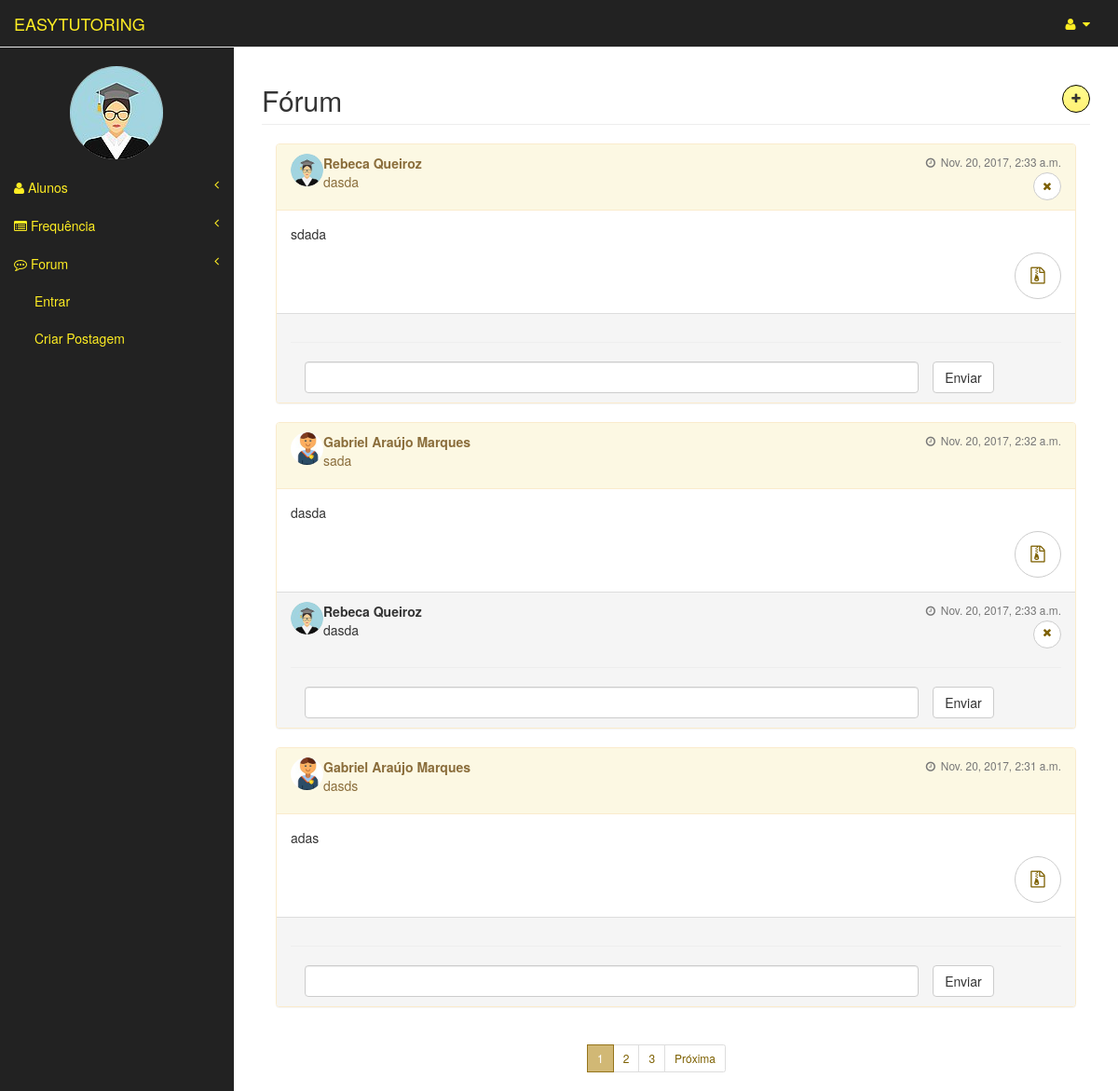
The page /forum/show/13/ (signed in) on the database as committed earlier.
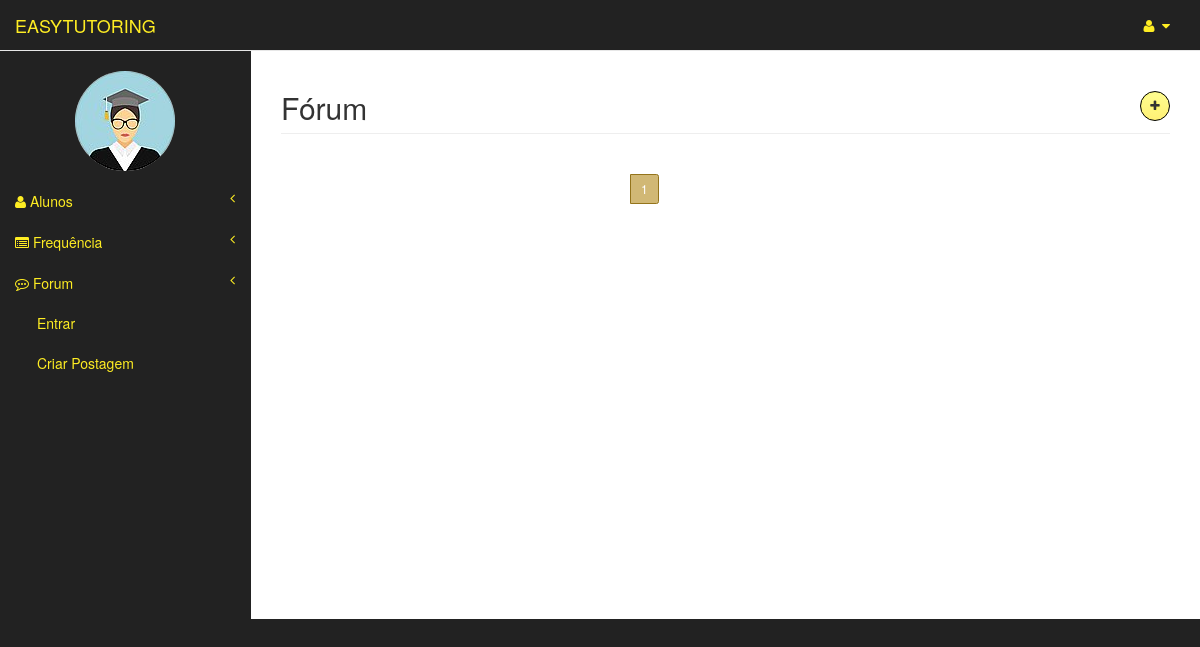
The same page on the database as committed later.
### forum/models.py (models this page shows, shortened)
class Post(models.Model):
	titulo = models.CharField(max_length=150,null=True)
	descricao = models.CharField(max_length=800,null=True)
	anexo = models.FileField(upload_to='arquivos/',null=True)
	turma = models.ForeignKey(Turma,null=True)
	date= models.DateTimeField(default=timezone.now)
	usuario = models.ForeignKey(Usuario,null=True)

class Comentario(models.Model):
	descricao = models.CharField(max_length=240)
	date= models.DateTimeField(default=timezone.now)
	usuario = models.ForeignKey(Usuario,null=True)
	post = models.ForeignKey(Post,null=True)

### usuarios/models.py (models this page shows, shortened)
class Usuario(models.Model):
	user = models.OneToOneField(User)
	matricula = models.CharField(max_length=20)
	curso = models.CharField(max_length=3)
	tipo = models.CharField(max_length=8, blank=False,null=True)
	nome_completo = models.CharField(max_length=150)
	img = models.ImageField(upload_to="img/original/", blank=True)
	thumb = ThumbnailerImageField(upload_to="img/thumb/", blank=True,null=True,resize_source=dict(size=(100, 100), sharpen=True))

### forum/views.py (the view, shortened to what this page needs)
# urls.py: url(r'^show/(?P<turma_id>[0-9]+)/$', views.show, name='show'),
def show(request,turma_id):
	user = request.user
	usuario = Usuario.objects.get(user=user)
	template = templates(request)
	turma = Turma.objects.get(pk=turma_id)
	p = Post.objects.filter(turma_id=turma).order_by('date').reverse()
	paginator = Paginator(p, 3)
	comentarios = Comentario.objects.all()
	data = datetime.now
	try:
		page = int(request.GET.get('page', '1'))
	except ValueError:
		page = 1
	try:
		posts = paginator.page(page)
	except (EmptyPage, InvalidPage):
		posts = paginator.page(paginator.num_pages)
	messages.add_message(request, messages.ERROR, 'Não foi possível cadastrar a notícia.')
	form = PostForm()
	context= {'data':data,'turma': turma,
	'usuario':usuario,
	'template': template,
	'posts':posts,
	'form':form,
	'comentarios':comentarios,
	}
	return render(request,'forum/show.html',context=context)

### forum/forms.py
class PostForm(forms.Form):
	titulo = forms.CharField(label='titulo', widget=forms.Textarea(),required=False, max_length=150)
	descricao = forms.CharField(label='descricao', widget=forms.Textarea(),required=False ,max_length=800)
	anexo = forms.FileField(label="anexo", required=True)

### forum/views.py (called while the page is built)
def templates(request):
	user = request.user
	usuario = Usuario.objects.get(user=user)
	if usuario.tipo == "tutor" :
		template = "tutor_area/turmaArea.html"
	elif usuario.tipo == "professor" :
		template = "professor_area/index.html"
	else:
		template = "aluno_area/turmaArea.html"
	return template

### templates/forum/show.html (shortened to what the changed rows need)
{% extends template %}
{% load widget_tweaks %}
{% load static %}
{% block ref %}
    <link href="{% static 'css/forum.css' %}" rel="stylesheet">
{% endblock ref %}
{% block pageHeader %}
    <h2 class="page-header">Fórum
                               <a data-toggle="modal" href="#noticia"> <button type="button" id="button" class="btn btn-default btn-circle btn-login"><i class="fa fa-plus"></i>
                            </button></a></h2>
{% endblock pageHeader %}
{% block form %}
    {% for post in posts %}
    <div id="keke">
	    <div class="col-lg-12">
	                    <div class="panel panel-warning">
	                        <div class="panel-heading">
								<span class="chat-img pull-left">
                                <img id="img" class= "img-circle" src="{{post.usuario.thumb.url}}">
                            </span>
                            <div class="chat-body clearfix">
                                <div class="header">
                                    <strong class="primary-font">{{post.usuario.nome_completo}}</strong>
                                    <small class="pull-right text-muted">
                                        <i class="fa fa-clock-o fa-fw"></i>
                                        {% if post.date.date == data.date %}
                                             Hoje às {{post.date.time}}
										{{date.today}}
                                         {% else %}
                                             {{post.date}}
                                         {% endif %}
                                    </small>
                                </div>
                                <p>
                                      {{post.titulo}}
                                   {% if usuario.id == post.usuario.id  %}
									<button style="float: right;" value="{{post.id}}" id="excluir" type="button" class="btn btn-default btn-circle"><i style="color: #7d6001" class="fa fa-times"></i>
                            		</button>
                                   {% endif %}
                                </p>
                			 </div>
	                        </div>
	                        <div class="panel-body">
								<p>{{ post.descricao }}</p>
								{% if post.anexo.url|slice:"-4:" == ".pdf"  %}
								<a id="button" href="{{ post.anexo.url }}"> <button type="button" class="btn btn-default btn-lg btn-circle"><i id="pdf" class="fa  fa-file-pdf-o "></i>
                            </button></a>
								{% elif post.anexo.url|slice:"-4:" == ".doc" or post.anexo.url|slice:"-5:" == ".docx"  %}
								    <a id="button"  href="{{ post.anexo.url }}"> <button type="button" class="btn btn-default btn-lg btn-circle"><i id="doc" class="fa  fa-file-word-o"></i>
                            </button></a>
								{% elif post.anexo.url|slice:"-5:" == ".xlsx" or post.anexo.url|slice:"-4:" == ".csv" %}
								    <a  id="button" href="{{ post.anexo.url }}"> <button type="button" class="btn btn-default btn-lg btn-circle"><i id="excell" class="fa  fa-file-excel-o
"></i>
                            </button></a>
								{% elif post.anexo.url|slice:"-5:" == ".pptx"  %}
								    <a  id="button" href="{{ post.anexo.url }}"> <button type="button" class="btn btn-default btn-lg btn-circle"><i id="power" class="fa fa-file-powerpoint-o"></i>
                            </button></a>
								{% else %}
								    <a id="button"  href="{{ post.anexo.url }}"> <button type="button" class="btn btn-default btn-lg btn-circle"><i id="zip" class="fa fa-file-zip-o"></i>
                            </button></a>
								{% endif %}
	                        </div>
	                        <div class="panel-footer">
								<div class="row" id="coment{{post.id}}">
									<div class="form-group">
										<div class="col-sm-12">
										{% for comentario in comentarios %}
											{% if comentario.post == post %}
			                                    <span class="chat-img pull-left">
			                                        <img id="img" class= "img-circle" src="{{comentario.usuario.thumb.url}}">
			                                    </span>
			                                    <div class="chat-body clearfix">
			                                        <div class="header">
			                                            <strong class="primary-font">{{comentario.usuario.nome_completo}}</strong>
			                                            <small class="pull-right text-muted">
			                                                <i class="fa fa-clock-o fa-fw"></i>
			                                                {% if comentario.date.date == data.date %}
			                                                     Hoje às {{comentario.date.time}}
															{{date.today}}
			                                                 {% else %}
			                                                     {{comentario.date}}
			                                                 {% endif %}
			                                            </small>
			                                        </div>
			                                        <p>
			                                              {{comentario.descricao}}
															{% if usuario.id == comentario.usuario.id %}
					                                              <button style="float: right;" value="{{comentario.id}}" id="excluircomentario" type="button" class="btn btn-default btn-circle"><i style="color: #7d6001" class="fa fa-times"></i>
															{% endif %}
			                                        </p>
                                    </div>
											{% endif %}
										{% endfor %}
										<hr>
										<div class="col-sm-10">
										<input style=" float:left;" id="texto{{post.id}}" class="form-control">
										</div>
										<button style="float: left;" type="button" value="{{post.id}}" id="add" class="btn btn-default ">Enviar</button>
		                           		</div>
								   		</div>
		                           		</div>
								   </div>
								</div>
						</div>
					</div>
    {% endfor %}
<div class="row">
	<div class="col-sm-6" id="x">
		<div class="dataTables_paginate paging_simple_numbers" id="dataTables-example_paginate">
  <ul class="pagination pagination-sm" >
    <li class="page-item">
				{% for i in posts.paginator.page_range  %}
					{% if posts.number == i %}
			    		<li class="page-item active"><a class="page-link" href="?page={{i}}">{{i}}</a></li>
					{% else %}
					    <li class="page-item"><a  class="page-link" href="?page={{i}}"><div id="zip">{{i}}</div></a></li>
					{% endif %}
				{% endfor %}
				{% if posts.has_next %}
					 <li class="page-item"><a class="page-link"<a href="?page={{ posts.next_page_number }}"><div id="zip">Próxima</div></a></li>
		        {% endif %}
			</ul>
		</div>
	</div>
</div>
{% endblock form %}

Rows that differ between the two databases and show on the page:
removed Post: usuario.thumb (picture), usuario.nome_completo "Rebeca Queiroz", date "Nov. 20, 2017, 2:33 a.m.", titulo "dasda", {{ post.id }} 133 (drawn), descricao "sdada"
removed Post: usuario.thumb (picture), usuario.nome_completo "Gabriel Araújo Marques", date "Nov. 20, 2017, 2:32 a.m.", titulo "sada", descricao "dasda", {{ post.id }} 132 (drawn)
removed Comentario: usuario.thumb (picture), usuario.nome_completo "Rebeca Queiroz", date "Nov. 20, 2017, 2:33 a.m.", descricao "dasda", {{ comentario.id }} 50 (drawn)
removed Post: usuario.thumb (picture), usuario.nome_completo "Gabriel Araújo Marques", date "Nov. 20, 2017, 2:31 a.m.", titulo "dasds", descricao "adas", {{ post.id }} 131 (drawn)
Other text that changed with them:
list line gone: "2"
list line gone: "3"
text no longer shown: "Próxima"
